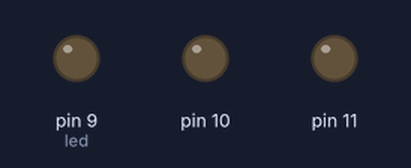
A sketch run on a simulated Arduino Uno, built with avr-gcc and run on an emulated ATmega328P. Parts: output pins drawn as LEDs (lit = HIGH).

Above: at 0.05 s.
At 0.6 s:
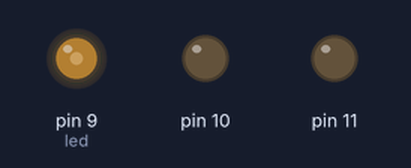
At 1.25 s:
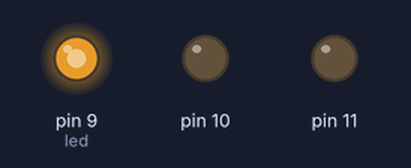
At 2.25 s:
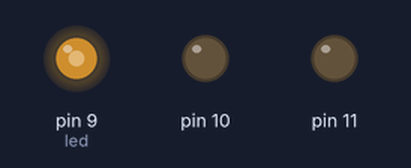
At 4.45 s:
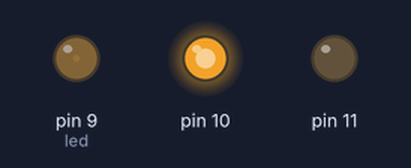
At 8.9 s:
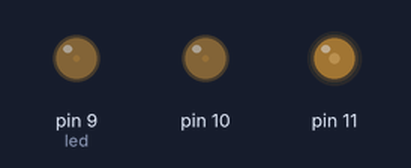
Timing chart, 0 to 11.9 s (numbered marks = the images above):
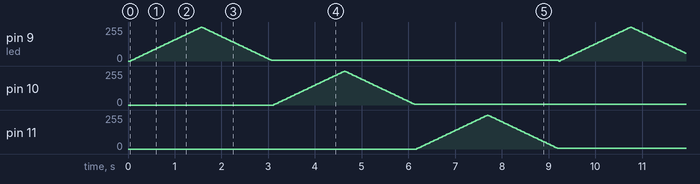

The sketch:

FadeRGB.ino
```cpp
/*
  Fade

  This example shows how to fade an LED on pin 9
  using the analogWrite() function.

  The analogWrite() function uses PWM, so if
  you want to change the pin you're using, be
  sure to use another PWM capable pin. On most
  Arduino, the PWM pins are identified with
  a "~" sign, like ~3, ~5, ~6, ~9, ~10 and ~11.

  15 September 2016
  This cycles three primary colours - one at a time
*/

int led = 9;           // the PWM pin the LED is attached to
int brightness = 0;    // how bright the LED is
int fadeAmount = 5;    // how many points to fade the LED by

// the setup routine runs once when you press reset:
void setup() {
  // declare pin 9 to be an output:
  pinMode(led, OUTPUT);
}

// the loop routine runs over and over again forever:
void loop() {
  delay(30);
  // set the brightness of pin 9:
  analogWrite(led, brightness);

  // change the brightness for next time through the loop:
  brightness = brightness + fadeAmount;

  // reverse the direction of the fading at the ends of the fade:
  if (brightness <= 0 || brightness >= 255) {
    fadeAmount = -fadeAmount;
  }
  if (brightness <= 0 ) {
    led = led + 1;
    if (led > 11) { // really a modulo effect
      led = 9;
    }
  }
}
```
